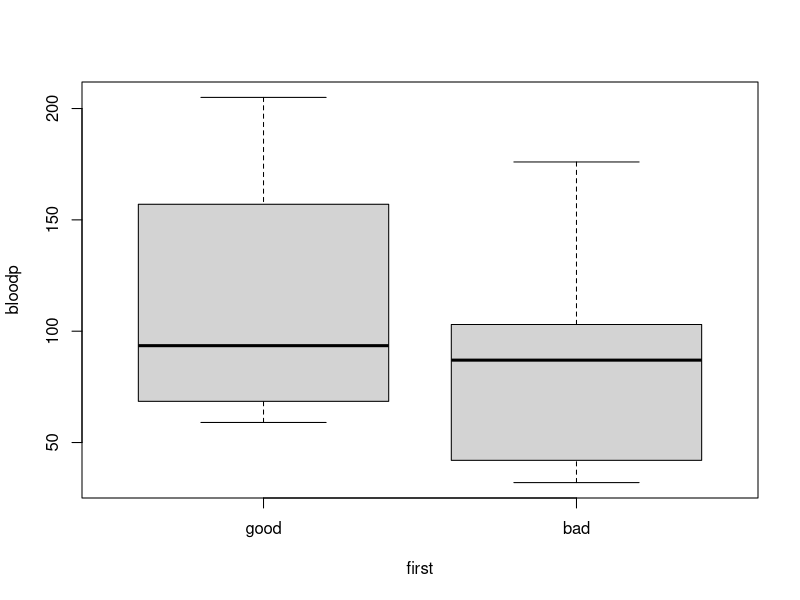
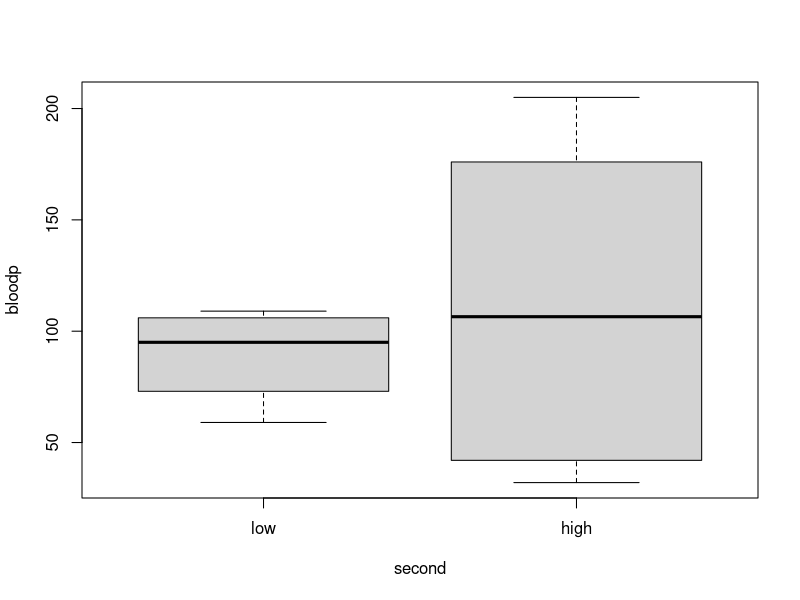
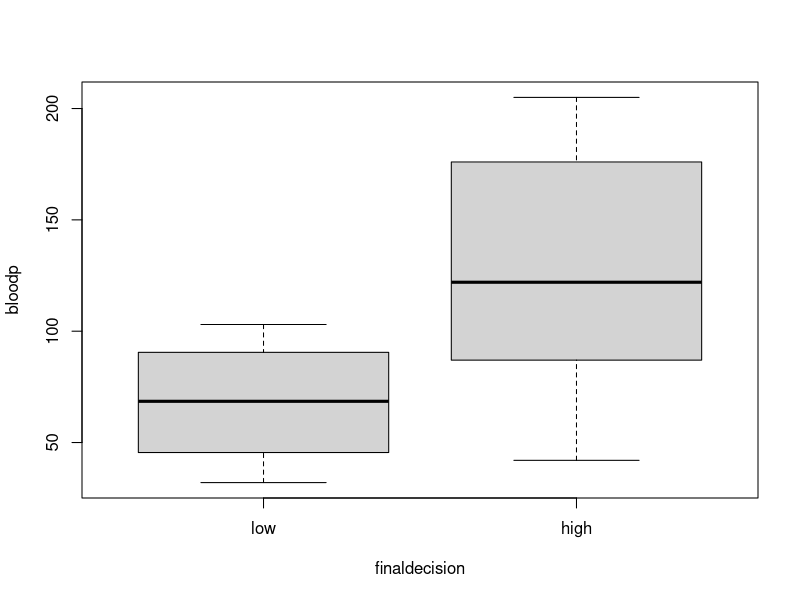
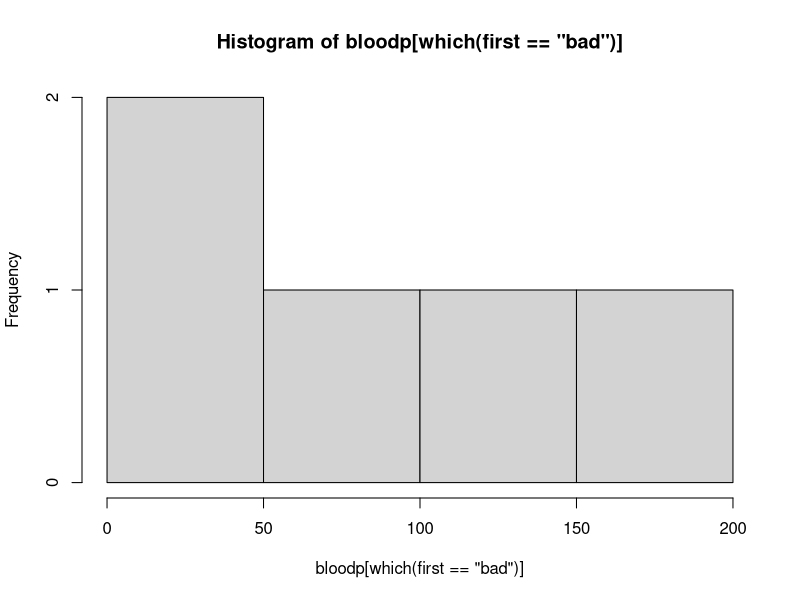
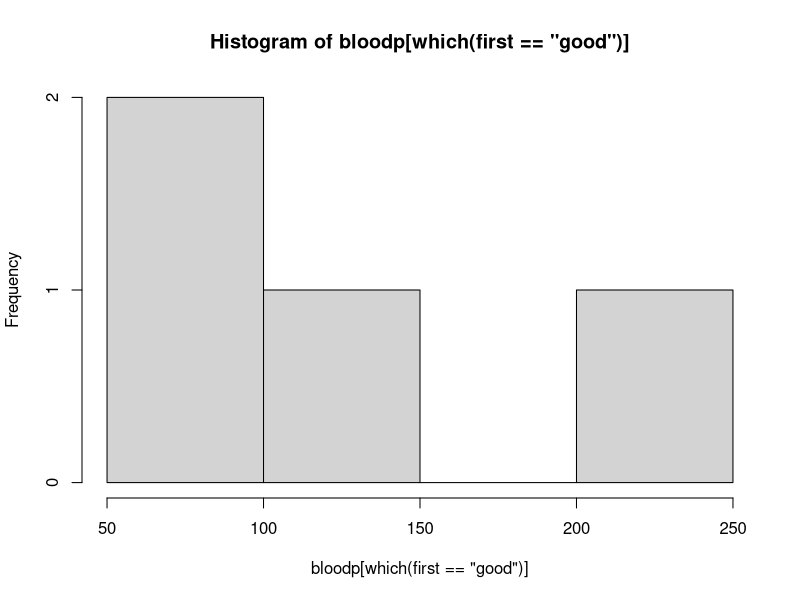
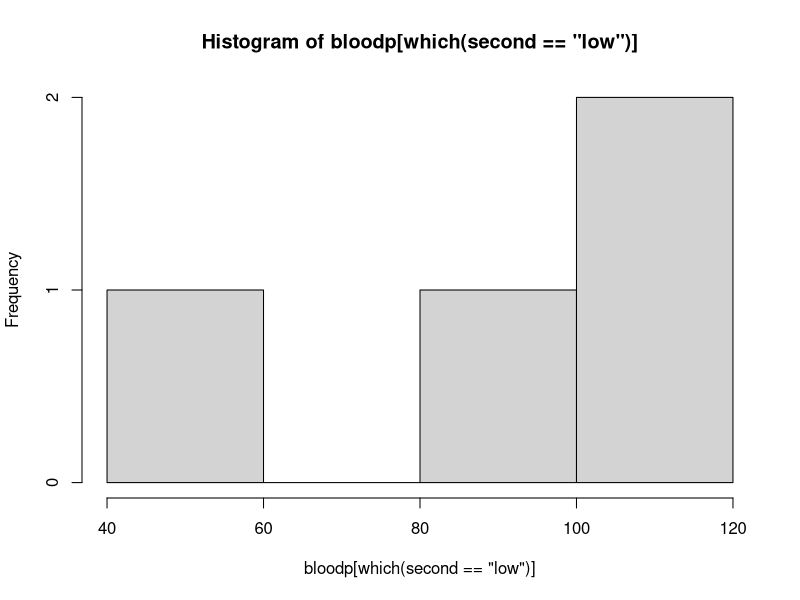
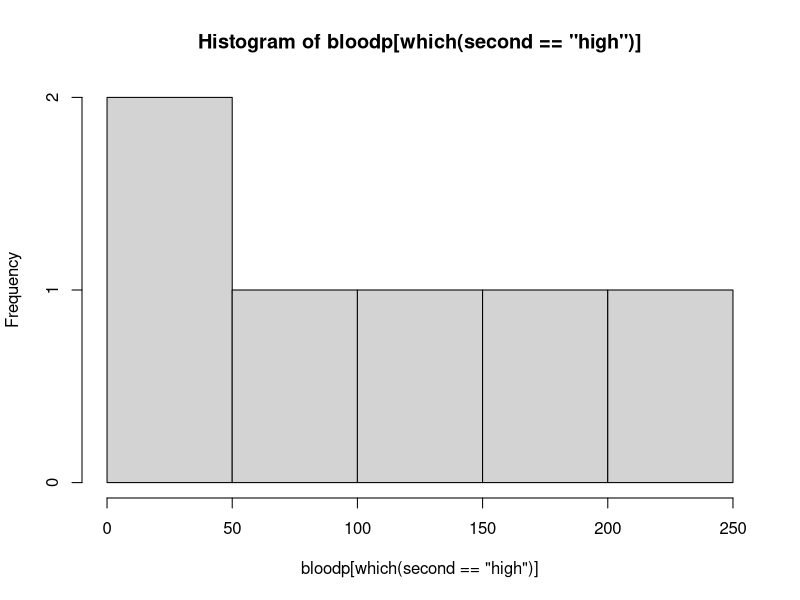
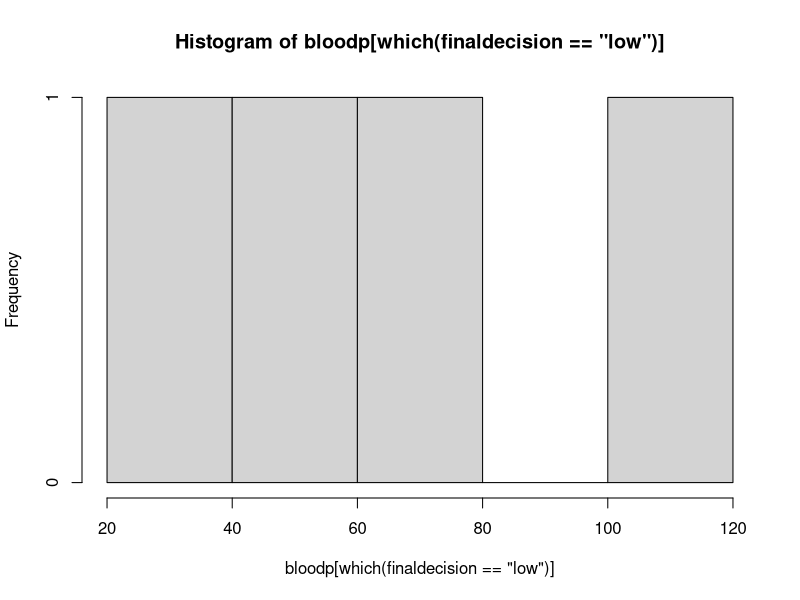

These figures' R source, in order:
# Establish data vectors
freq <- c(0.6, 0.3, 0.4, 0.4, 0.2, 0.6, 0.3, 0.4, 0.9, 0.2)
bloodp <- c(103, 87, 32, 42, 59, 109, 78, 205, 135, 176)
first <- factor(c(1, 1, 1, 1, 0, 0, 0, 0, NA, 1), labels=c("good", "bad"))
second <- factor(c(0, 0, 1, 1, 0, 0, 1, 1, 1, 1), labels=c("low", "high"))
finaldecision <- factor(c(0, 1, 0, 1, 0, 1, 0, 1, 1, 1), labels=c("low", "high"))

# Show side-by-side boxplots of the blood pressure for different levels of each
# doctor's assessment
boxplot(bloodp ~ first)
boxplot(bloodp ~ second)
boxplot(bloodp ~ finaldecision)

# Show histograms of the blood pressure for different levels of each doctor's
# assessment
hist(bloodp[which(first == "bad")])
hist(bloodp[which(first == "good")])
hist(bloodp[which(second == "low")])
hist(bloodp[which(second == "high")])
hist(bloodp[which(finaldecision == "low")])
hist(bloodp[which(finaldecision == "high")])